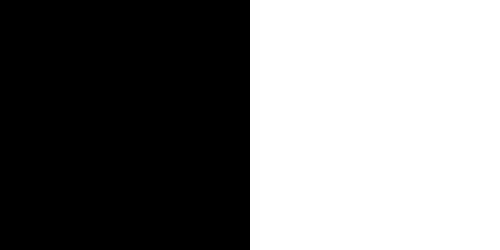
#> input picture bitwise_operations_opencv/image_1.png, 500 x 250 px
$ python bitwise_operations.py
#> lines starting #> are read from the running program, lines starting #| are printed output that depends on the picture; after the words box and inside, x2 and y2 are one past the last pixel; in counts of white or black regions, pixels touching at a corner belong together
import cv2
import numpy as np

img = np.zeros((250,500,3), np.uint8)
img = cv2.rectangle(img, (200,0), (300, 100), (255,255,255), -1)

img2 = cv2.imread('image_1.png')
#> img2 is the input picture: shape (250, 500, 3); 50% white; 1 white region, box (x1, y1, x2, y2) and area: (250, 0, 500, 250) 62500

bitAnd = cv2.bitwise_and(img2, img)
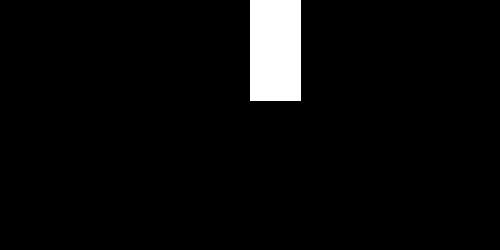
#> bitAnd: shape (250, 500, 3); 4.1% white; 1 white region, box (x1, y1, x2, y2) and area: (250, 0, 301, 101) 5151
bitOr = cv2.bitwise_or(img2, img)
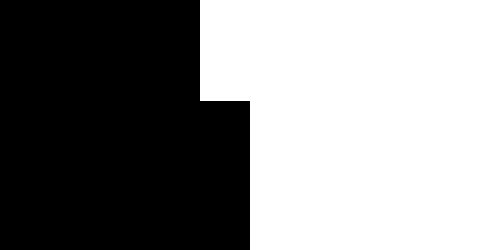
#> bitOr: shape (250, 500, 3); 54% white; 1 black region, box (x1, y1, x2, y2) and area: (0, 0, 250, 250) 57450
bitXor = cv2.bitwise_xor(img2,img)
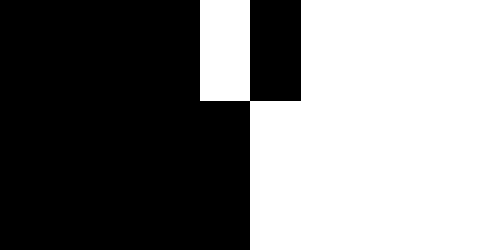
#> bitXor: shape (250, 500, 3); 49.9% white; 1 white region, box (x1, y1, x2, y2) and area: (200, 0, 500, 250) 62399
bitNot1 = cv2.bitwise_not(img)
bitNot2 = cv2.bitwise_not(img2)
#> bitNot2: shape (250, 500, 3); 50% white; 1 white region, box (x1, y1, x2, y2) and area: (0, 0, 250, 250) 62500

cv2.imshow('image', img)
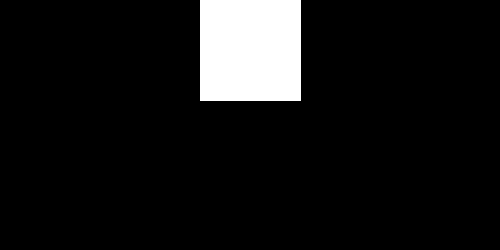
#> window 'image': shape (250, 500, 3); 8.2% white; 1 white region, box (x1, y1, x2, y2) and area: (200, 0, 301, 101) 10201
cv2.imshow('image2', img2)
cv2.imshow('bitAnd', bitAnd)
cv2.imshow('bitOr', bitOr)
cv2.imshow('bitXor', bitXor)
cv2.imshow('Not', bitNot1)
cv2.imshow('Not', bitNot2)

cv2.waitKey(0)
cv2.destroyAllWindows()
